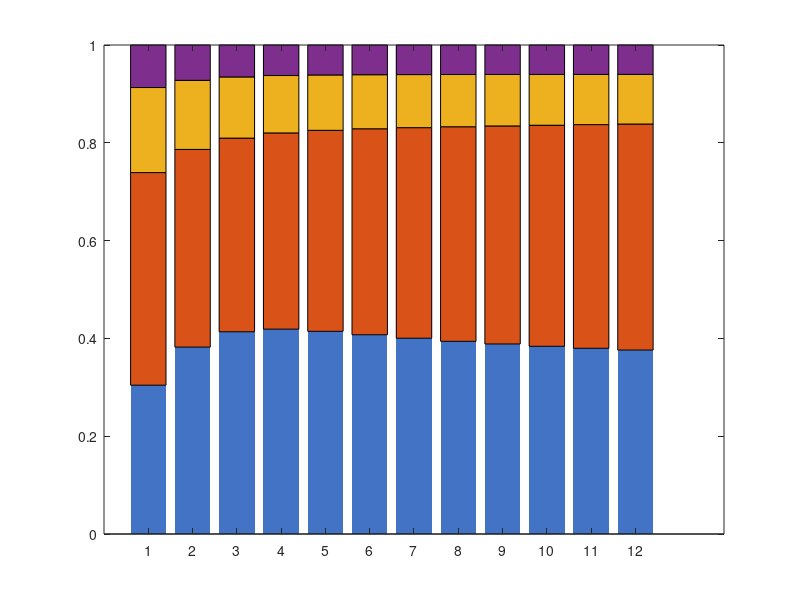

Recreate this plot in MATLAB. (Note: this script raises an error after producing the figure.)
% figure_7
clc,clear;
% parameter setting
r2 = 1.6; 
K2 = 25; 
alpha2 = 0.06; 

r3 = 1.2;
K3 = 25; 
alpha3 = 0.1; 

r4 = 0.08; 
K4 = 3; 
gama3 = 0.11; 

r5 = 0.1; 
K5 = 2; 
gama4 = 0.09; 

% Define the time scale
tspan = 1:1:12; 

% initial conditions
W0 = 7; 
I0 = 10; 
B0 = 4; 
R0 = 2; 
y0 = [W0; I0; B0; R0]; 

% Define the differential equation
dydt = @(t, y) [
    r2 * y(1) * (1 - y(1)/K2) - alpha2 * y(1) * y(2);
    r3 * y(2) * (1 - y(2)/K3) - alpha3 * y(2) * (y(3) + y(4));
    r4 * y(3) * (1 - y(3)/K4 - gama3 * y(4)/K5);
    r5 * y(4) * (1 - y(4)/K5 - gama4 * y(3)/K4)
];

% Solving differential equations using ode45
[t, y] = ode45(dydt, tspan, y0);

% Extraction results
W = y(:, 1);
I = y(:, 2);
B = y(:, 3);
R = y(:, 4);

% Data normalization
data = [W, I, B, R];
data_normalized = data./ repmat(sum(data, 2), 1, size(data, 2));

% Plotting results
m = bar(t, data_normalized ,'stacked');
set(m(1),'EdgeColor','none','facecolor',[0.26, 0.45, 0.77],'FaceAlpha',.5);
set(m(2),'EdgeColor','none','facecolor',[0.89, 0.88, 0.57],'FaceAlpha',.8);
set(m(3),'EdgeColor','none','facecolor',[0.37, 0.26, 0.54],'FaceAlpha',.5);
set(m(4),'EdgeColor','none','facecolor',[0.71, 0.55, 0.26],'FaceAlpha',.5);

xlabel('Time   /Week','FontName','Times New Roman','Linewidth', 2,'FontSize',12);
ylabel('Percentage   of   species ','FontName','Times New Roman','Linewidth', 2,'FontSize',12);

% Modification of the vertical scale to percentage form
yticks(0:0.2:1);
yticklabels(strcat(num2str((0:0.2:1)*100), '%'));
set(gca,'YTickLabel',{'0%','20%','40%','60%','80%','100%',''});

% Adjust the y-axis range to leave a blank space at the top
ylim([0, 1.2]); 

legend('$Weed$','$Insect$','$Bat$','$Bird$','Interpreter',"latex",'Linewidth', 2,'location','north','orientation','horizontal','FontSize',12); 
legend('boxoff')
hold off;